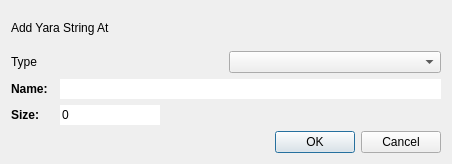
<?xml version="1.0" encoding="UTF-8"?>
<ui version="4.0">
 <class>YaraAddDialog</class>
 <widget class="QDialog" name="YaraAddDialog">
  <property name="geometry">
   <rect>
    <x>0</x>
    <y>0</y>
    <width>452</width>
    <height>164</height>
   </rect>
  </property>
  <property name="windowTitle">
   <string>Add Yara</string>
  </property>
  <layout class="QVBoxLayout" name="verticalLayout">
   <item>
    <widget class="QLabel" name="labelAction">
     <property name="text">
      <string>Add Yara String At</string>
     </property>
    </widget>
   </item>
   <item>
    <layout class="QHBoxLayout" name="horizontalLayout">
     <item>
      <widget class="QLabel" name="labelType">
       <property name="text">
        <string>Type</string>
       </property>
      </widget>
     </item>
     <item>
      <widget class="QComboBox" name="typeSelector"/>
     </item>
    </layout>
   </item>
   <item>
    <layout class="QFormLayout" name="formLayout">
     <property name="horizontalSpacing">
      <number>12</number>
     </property>
     <item row="0" column="0">
      <widget class="QLabel" name="labelYara">
       <property name="font">
        <font>
         <weight>75</weight>
         <bold>true</bold>
        </font>
       </property>
       <property name="text">
        <string>Name:</string>
       </property>
      </widget>
     </item>
     <item row="0" column="1">
      <widget class="QLineEdit" name="nameEdit">
       <property name="frame">
        <bool>false</bool>
       </property>
       <property name="placeholderText">
        <string notr="true"/>
       </property>
      </widget>
     </item>
     <item row="1" column="1">
      <widget class="QLineEdit" name="sizeEdit">
       <property name="maximumSize">
        <size>
         <width>100</width>
         <height>16777215</height>
        </size>
       </property>
       <property name="text">
        <string>0</string>
       </property>
       <property name="frame">
        <bool>false</bool>
       </property>
       <property name="placeholderText">
        <string notr="true"/>
       </property>
      </widget>
     </item>
     <item row="1" column="0">
      <widget class="QLabel" name="labelSize">
       <property name="font">
        <font>
         <weight>75</weight>
         <bold>true</bold>
        </font>
       </property>
       <property name="text">
        <string>Size:</string>
       </property>
      </widget>
     </item>
    </layout>
   </item>
   <item>
    <widget class="QDialogButtonBox" name="buttonBox">
     <property name="orientation">
      <enum>Qt::Horizontal</enum>
     </property>
     <property name="standardButtons">
      <set>QDialogButtonBox::Cancel|QDialogButtonBox::Ok</set>
     </property>
    </widget>
   </item>
  </layout>
 </widget>
 <resources/>
 <connections/>
</ui>
